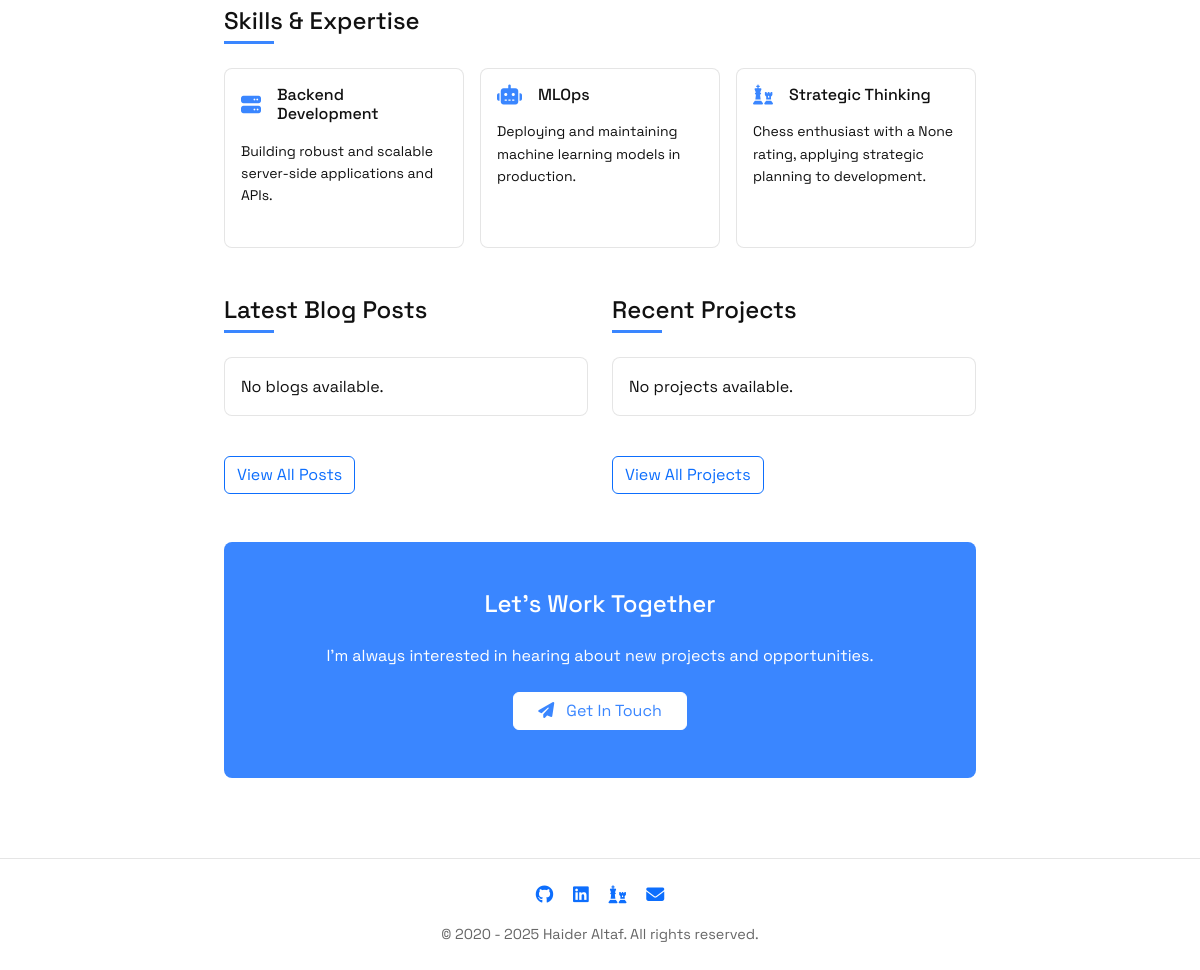
The app's page / (lower part), older data.
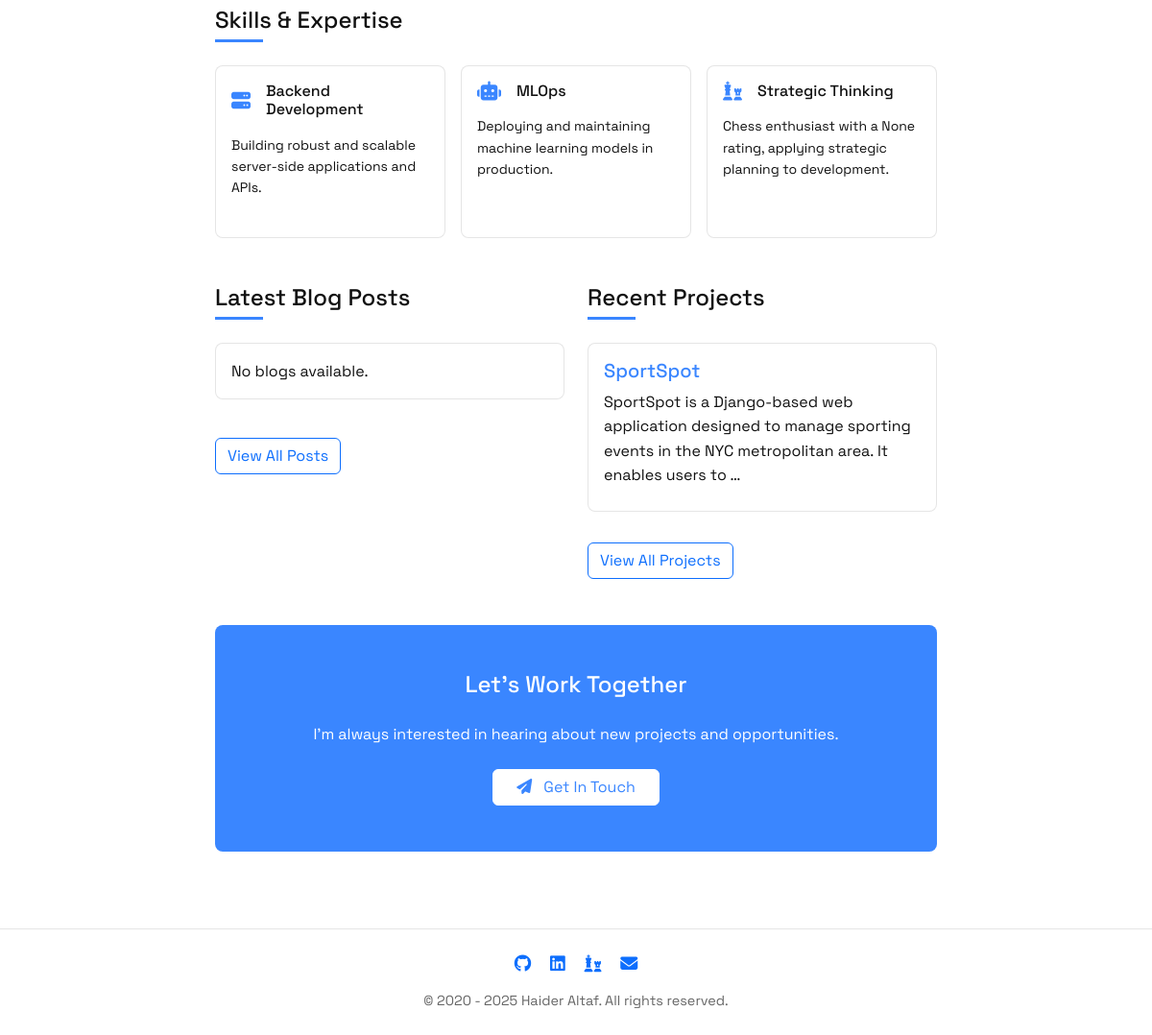
The same page, newer data.
### main/models.py (models this page shows, shortened)
class Project(models.Model):
    title = models.CharField(max_length=200)
    description = models.TextField()
    url = models.URLField(blank=True, null=True)
    created_at = models.DateTimeField(default=timezone.now)
    updated_at = models.DateTimeField(auto_now=True)

### main/views.py (the view)
# urls.py: path("", views.HomeView.as_view(), name="home"),
class HomeView(TemplateView):
    template_name = "main/home.html"
    def get_chess_rating(self):
        cached_rating = cache.get('rapid_rating')
        if cached_rating:
            return cached_rating
        url = "https://api.chess.com/pub/player/haltaff/stats"
        headers = {"User-Agent": "my-personal-site/1.0 (https://yourdomain.com)"}
        try:
            response = requests.get(url, headers=headers, timeout=3)
            response.raise_for_status()
            data = response.json()
            rating = data["chess_rapid"]["last"]["rating"]
            cache.set('rapid_rating', rating, 600)
            return rating
        except (requests.exceptions.RequestException, KeyError):
            return None
    def get_context_data(self, **kwargs):
        context = super().get_context_data(**kwargs)
        context.update({
            'latest_blogs': Blog.objects.order_by('-created_at')[:3],
            'latest_projects': Project.objects.order_by('-created_at')[:3],
            'rapid_elo': self.get_chess_rating()
        })
        return context

### main/templates/main/home.html (shortened to what this page needs)
{% extends 'main/layout.html' %}
{% block content %}
<section class="skills-section mb-5">
    <h2 class="h4 mb-4 section-title">Skills & Expertise</h2>
    <div class="row g-3">
        <div class="col-md-4">
            <div class="card h-100">
                <div class="card-body">
                    <div class="d-flex align-items-center mb-3">
                        <i class="fas fa-server me-3 fa-lg skill-icon"></i>
                        <h3 class="h6 mb-0">Backend Development</h3>
                    </div>
                    <p class="small mb-0">Building robust and scalable server-side applications and APIs.</p>
                </div>
            </div>
        </div>
        <div class="col-md-4">
            <div class="card h-100">
                <div class="card-body">
                    <div class="d-flex align-items-center mb-3">
                        <i class="fas fa-robot me-3 fa-lg skill-icon"></i>
                        <h3 class="h6 mb-0">MLOps</h3>
                    </div>
                    <p class="small mb-0">Deploying and maintaining machine learning models in production.</p>
                </div>
            </div>
        </div>
        <div class="col-md-4">
            <div class="card h-100">
                <div class="card-body">
                    <div class="d-flex align-items-center mb-3">
                        <i class="fas fa-chess me-3 fa-lg skill-icon"></i>
                        <h3 class="h6 mb-0">Strategic Thinking</h3>
                    </div>
                    <p class="small mb-0">Chess enthusiast with a {{ rapid_elo }} rating, applying strategic planning to development.</p>
                </div>
            </div>
        </div>
    </div>
</section>
<section class="latest-content mb-5">
    <div class="row">
        <div class="col-md-6 mb-4 mb-md-0">
            <h2 class="h4 mb-4 section-title">Latest Blog Posts</h2>
            {% for blog in latest_blogs %}
            <div class="card mb-3">
                <div class="card-body">
                    <h3 class="h5"><a href="{% url 'main:blog_detail' blog.slug %}">{{ blog.title }}</a></h3>
                    <p class="mb-2">{{ blog.content|truncatewords:20 }}</p>
                    <p class="mb-0 text-muted">{{ blog.created_at|date:"F j, Y" }}</p>
                </div>
            </div>
            {% empty %}
            <div class="card">
                <div class="card-body">
                    <p class="mb-0">No blogs available.</p>
                </div>
            </div>
            {% endfor %}
            <a href="{% url 'main:blog_list' %}" class="btn btn-outline-primary mt-3">View All Posts</a>
        </div>
        <div class="col-md-6">
            <h2 class="h4 mb-4 section-title">Recent Projects</h2>
            {% for project in latest_projects %}
            <div class="card mb-3">
                <div class="card-body">
                    <h3 class="h5"><a href="{% url 'main:project_detail' pk=project.pk %}">{{ project.title }}</a></h3>
                    <p class="mb-2">{{ project.description|truncatewords:20 }}</p>
                </div>
            </div>
            {% empty %}
            <div class="card">
                <div class="card-body">
                    <p class="mb-0">No projects available.</p>
                </div>
            </div>
            {% endfor %}
            <a href="{% url 'main:project_list' %}" class="btn btn-outline-primary mt-3">View All Projects</a>
        </div>
    </div>
</section>
<section class="cta-section text-center py-5 rounded-3">
    <h2 class="h4 mb-4">Let's Work Together</h2>
    <p class="mb-4">I'm always interested in hearing about new projects and opportunities.</p>
    <a href="mailto:haideraltaf804@gmail.com" class="btn btn-primary px-4">
        <i class="fas fa-paper-plane me-2"></i> Get In Touch
    </a>
</section>
{% endblock %}

Row changes from the older to the newer data that the page shows:
added Project: title "SportSpot", description "SportSpot is a Django-based web application designed to manage sporting events in the NYC metropolitan area. It enables users to …"
Text that changed along with them:
text no longer shown: "No projects available."
